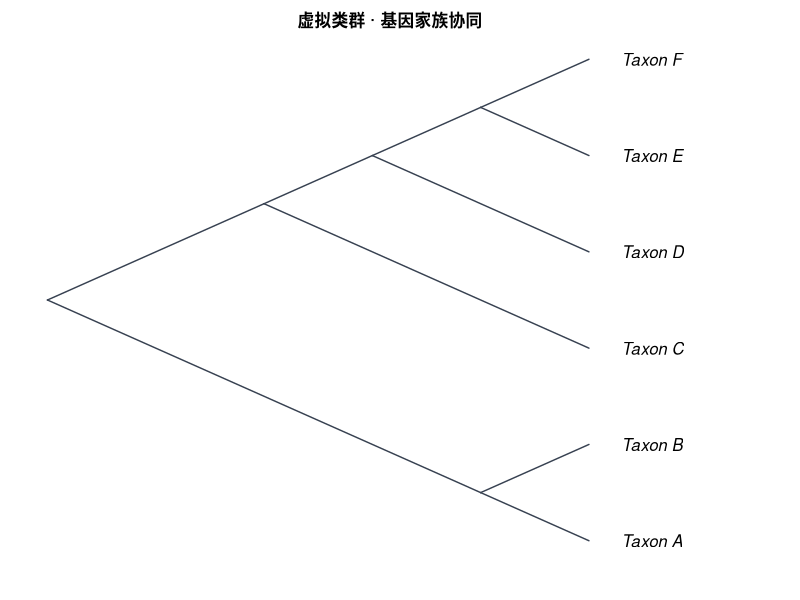

Recreate this plot in R.
#!/usr/bin/env Rscript
# CladeForge reproducible-analysis script
# Project : 虚拟类群 · 基因家族协同
# Format  : CladeForge project v0.2.0
# Software: CladeForge 0.2.0 (this header is the provenance stamp a
#           reproducibility checklist asks for: software version, generation
#           time and the analysis parameters are printed beside the numbers)
# Generated: 2026-11-01T09:41:59.131Z
#
# PARAMETER SUMMARY (what the app used):
#   * parsimony: tie-break = parent-state first, then tip frequency, then
#     declaration order; the reported single path is ONE of possibly many
#     equally parsimonious reconstructions.
#   * Mk: rate ${asrRateNote}; display threshold applied post hoc; the
#     posterior is marginal (per-node), NOT joint.
#   * The R implementation below computes the likelihood in ORDINARY space
#     while the app runs in log-space: values agree to floating-point noise on
#     modest trees but can drift on very large or very unbalanced ones.
#   * Node ancestral states asserted by the user in CladeForge are IGNORED by
#     the parsimony baseline (independent reference by design); the R script
#     reproduces that baseline, not the user's hypotheses.
#
# What this script reproduces, and what it does not:
#   REPRODUCED (same algorithms as the application):
#     * Sankoff parsimony with the project's step matrix (advisory baseline);
#     * equal-rates Mk ancestral-state reconstruction (pruning + up-pass), i.e.
#       the posterior probabilities the app reports.
#   APPROXIMATED:
#     * a PDF figure drawn from the same data — character-coloured tips,
#       posterior pies, legend — in the project's cladogram layout
#       (equal branch spacing, like the CladeForge cladogram (branch lengths ignored)). It is NOT a pixel copy of the on-screen figure: manual
#       node positions, collapsed clades, custom reticulation edges, era bands
#       and the interactive ladderising order are GUI state that ape does not
#       consume. The topology, tip labels, states and posteriors are identical;
#       the geometry is a same-data rendering.
#   Branch lengths: present, used as given.
# Run with: Rscript this_file.R   (install.packages("ape") if needed)

library(ape)

# The tree is assembled from vectors rather than parsed from Newick, so every
# label survives byte-exact even where ape's own reader would mangle it.
tree <- structure(
  list(
    edge = matrix(c(7, 8, 7, 9, 8, 1, 8, 2, 9, 3, 9, 10, 10, 4, 10, 11, 11, 5, 11, 6), ncol = 2, byrow = TRUE),
    edge.length = c(40, 40, 60, 60, 60, 30, 30, 15, 15, 15),
    Nnode = 5L,
    tip.label = c("Taxon_A", "Taxon_B", "Taxon_C", "Taxon_D", "Taxon_E", "Taxon_F"),
    node.label = c("物种根", "N1", "N2", "N3", "N4")
  ),
  class = "phylo"
)

# Branch lengths, with an explicit unit-length fallback: a cladogram-only project
# serialises no lengths at all, and 1 / mean(NULL) would poison every
# transition probability below.
bl <- tree$edge.length
if (is.null(bl) || !any(is.finite(bl) & bl > 0)) {
  bl <- rep(1, nrow(tree$edge))
  cat("NOTE: the tree carries no usable branch lengths; Mk probabilities and the\n")
  cat("      figure use unit (equal) branch lengths, i.e. topology-only inference.\n\n")
}

# Equal-rates Mk rate: one expected substitution per mean branch, so the
# transition probabilities are invariant to the tree's absolute scale. Every
# length above is already resolved the way the application resolves it (a
# recorded 0 is a real zero; unset / negative / non-finite became 1), so the mean
# runs over ALL of them — filtering here would drop zero-length and unmeasured
# edges from the average and make this script reconstruct at a different rate
# than the application reports. Deriving it from the fallback-protected bl
# above is what keeps the rate finite for a cladogram-only project.
rate <- 1 / mean(bl)


characters <- list(

)

# --- helpers ----------------------------------------------------------------

## Equal-rates (ER) Mk transition matrix P(t): the same closed form used by
## CladeForge's inference assistant. The rate is scaled by the mean branch
## length so probabilities are invariant to the tree's absolute scale.
p_er <- function(t, k, rate) {
  e <- exp(-k * rate * t)
  P <- matrix(1 / k, k, k) - (1 / k) * e
  diag(P) <- 1 / k + ((k - 1) / k) * e
  P
}

## Sankoff parsimony down/up pass. 'cost' is k x k; tips absent from tip_states
## are treated as missing data.
sankoff <- function(tree, tip_states, states, cost) {
  ntip <- length(tree$tip.label)
  k <- length(states)
  sidx <- setNames(seq_len(k), states)
  x <- sidx[tip_states[tree$tip.label]]
  parent <- tree$edge[, 1]
  child <- tree$edge[, 2]
  kids <- split(child, parent)
  root <- setdiff(unique(parent), unique(child))
  g <- matrix(0, nrow = ntip + tree$Nnode, ncol = k)
  rownames(g) <- as.character(seq_len(ntip + tree$Nnode))
  ## Down-pass: internal node indices decrease from root, so descending order
  ## visits children before parents.
  for (v in sort(as.integer(names(kids)), decreasing = TRUE)) {
    for (i in seq_len(k)) {
      total <- 0
      for (ch in kids[[as.character(v)]]) {
        if (ch <= ntip) {
          xi <- x[[ch]]
          if (is.na(xi)) next
          total <- total + min(cost[i, ] + ifelse(seq_len(k) == xi, 0, Inf))
        } else {
          total <- total + min(cost[i, ] + g[as.character(ch), ])
        }
      }
      g[as.character(v), i] <- total
    }
  }
  ## Up-pass: assign each node a state minimising cost given its parent.
  node_state <- integer(ntip + tree$Nnode)
  walk <- function(v, parent_state) {
    base <- if (parent_state == 0L) rep(0, k) else cost[parent_state, ]
    scores <- base + g[as.character(v), ]
    best <- which.min(scores)
    node_state[v] <<- best
    for (ch in kids[[as.character(v)]]) {
      if (ch > ntip) walk(ch, best)
    }
  }
  walk(root, 0L)
  list(cost = min(g[as.character(root), ]),
       states = node_state, k = k)
}

## Equal-rates Mk marginal ancestral reconstruction: Felsenstein pruning
## (down-pass) + parent/sibling up-pass, normal space. Uses the script-level
## 'bl' (which already falls back to unit lengths when the tree has none) and the
## script-level 'rate' (= 1 / mean usable branch length); both are bound before
## this function is ever called. For very large or very unbalanced trees prefer
## log-space implementations (phangorn::ace, phytools).
mk_asr <- function(tree, tip_states, states) {
  ntip <- length(tree$tip.label)
  k <- length(states)
  sidx <- setNames(seq_len(k), states)
  x <- sidx[tip_states[tree$tip.label]]
  parent <- tree$edge[, 1]
  child <- tree$edge[, 2]
  kids <- split(seq_along(child), parent)  # edge-row indices per parent
  root <- setdiff(unique(parent), unique(child))
  L <- matrix(1, nrow = ntip + tree$Nnode, ncol = k)
  rownames(L) <- as.character(seq_len(ntip + tree$Nnode))
  for (v in sort(as.integer(names(kids)), decreasing = TRUE)) {
    rows <- kids[[as.character(v)]]
    vec <- rep(1, k)
    for (r in rows) {
      ch <- child[r]
      m <- if (ch <= ntip) {
        xi <- x[[ch]]
        if (is.na(xi)) rep(1, k) else as.numeric(seq_len(k) == xi)
      } else L[as.character(ch), ]
      vec <- vec * (p_er(bl[r], k, rate) %*% m)
    }
    s <- sum(vec)
    L[as.character(v), ] <- if (s > 0) vec / s else rep(1 / k, k)
  }
  G <- matrix(1 / k, nrow = ntip + tree$Nnode, ncol = k)
  rownames(G) <- rownames(L)
  for (v in sort(as.integer(names(kids)))) {
    rows <- kids[[as.character(v)]]
    for (r in rows) {
      ch <- child[r]
      if (ch <= ntip) next
      sib_msg <- rep(1, k)
      for (r2 in rows) {
        ch2 <- child[r2]
        if (ch2 == ch) next
        m2 <- if (ch2 <= ntip) {
          xi <- x[[ch2]]
          if (is.na(xi)) rep(1, k) else as.numeric(seq_len(k) == xi)
        } else L[as.character(ch2), ]
        sib_msg <- sib_msg * (p_er(bl[r2], k, rate) %*% m2)
      }
      G[as.character(ch), ] <- p_er(bl[r], k, rate) %*% (G[as.character(v), ] * sib_msg)
      G[as.character(ch), ] <- G[as.character(ch), ] / sum(G[as.character(ch), ])
    }
  }
  post <- L * G
  post <- post / rowSums(post)
  list(posterior = post)
}

# --- analysis ---------------------------------------------------------------

cat("CladeForge reproducible analysis\n")
cat("Tree:", Ntip(tree), "tips,", tree$Nnode, "internal nodes\n\n")

internal_nodes <- (length(tree$tip.label) + 1):(length(tree$tip.label) + tree$Nnode)

for (ch in characters) {
  cat("== Character:", ch$name, "==\n")
  if (ch$type != "discrete" || length(ch$states) < 2) {
    cat("   continuous or single-state: exported as data only\n\n")
    next
  }
  scored <- ch$tips[names(ch$tips) %in% tree$tip.label]
  cost <- ch$cost
  if (is.null(cost)) {
    k <- length(ch$states)
    cost <- matrix(1, k, k); diag(cost) <- 0
  }
  sp <- sankoff(tree, scored, ch$states, cost)
  cat(sprintf("   Sankoff minimum cost: %g (step-matrix units)\n", sp$cost))
  asr <- mk_asr(tree, scored, ch$states)
  cat("   Mk posterior at each internal node (states:",
      paste(ch$states, collapse = " / "), ")\n")
  print(round(asr$posterior[as.character(internal_nodes), , drop = FALSE], 3))
  cat("\n")
}

# --- figure -----------------------------------------------------------------
# A same-data rendering of the GUI figure: character-coloured tips (first
# discrete character) + posterior pies at internal nodes + auto legend, in the
# layout the project is displayed as. Manual positions / collapsed clades /
# custom edges / era bands are GUI-only and are not reproduced here.

discrete <- Filter(function(ch) ch$type == "discrete" && length(ch$states) >= 2, characters)

# cairo_pdf renders unicode labels reliably; use pdf() if cairo is unavailable.
cairo_pdf("cladeforge_reconstruction.pdf", width = 9, height = 7)
par(mar = c(2, 1, 2, 2), xpd = NA)
cat("Figure layout: type = cladogram, use.edge.length = FALSE",
    "(equal branch spacing, like the CladeForge cladogram (branch lengths ignored))\n")
plot(tree, type = "cladogram", use.edge.length = FALSE,
     show.tip.label = TRUE,
     label.offset = 0.3,
     edge.color = "#374151", edge.width = 1.4)
title(main = "虚拟类群 · 基因家族协同", cex.main = 1.0)

if (length(discrete) > 0) {
  main <- discrete[[1]]
  scored <- main$tips[names(main$tips) %in% tree$tip.label]
  k <- length(main$states)
  cost <- main$cost
  if (is.null(cost)) { cost <- matrix(1, k, k); diag(cost) <- 0 }

  tip_col <- rep("#6b7280", Ntip(tree))
  names(tip_col) <- tree$tip.label
  for (lab in names(scored)) tip_col[[lab]] <- main$colors[[match(scored[[lab]], main$states)]]
  tiplabels(pch = 16, col = tip_col, cex = 1.4, offset = 0.15)

  asr <- mk_asr(tree, scored, main$states)
  nodelabels(node = internal_nodes, pie = asr$posterior[as.character(internal_nodes), , drop = FALSE],
             piecol = main$colors, cex = 0.7)
  legend("topleft", legend = main$states, fill = main$colors,
         title = main$name, bty = "n", cex = 0.8)
}

dev.off()

cat("Wrote cladeforge_reconstruction.pdf\n")
